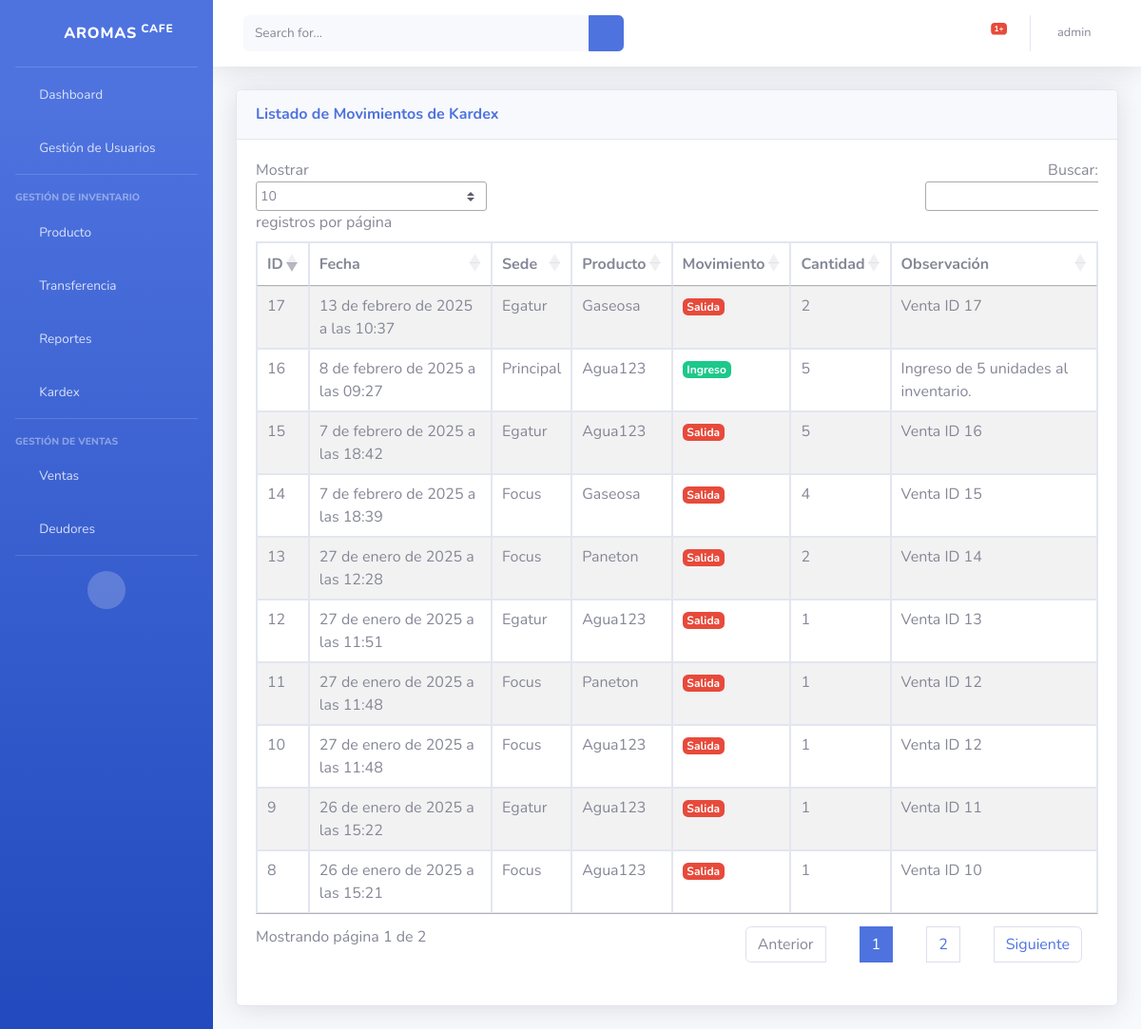
/inventario/ (signed in), run on the app's committed database.
### menu/models.py (models this page shows, shortened)
class Kardex(models.Model):
    MOVIMIENTO_CHOICES = [
        ('IN', 'Ingreso'),
        ('OUT', 'Salida'),
    ]
    producto = models.ForeignKey(Producto, on_delete=models.CASCADE, related_name="kardex")
    sede = models.ForeignKey(Sede, on_delete=models.CASCADE, related_name="kardex", null=True, blank=True)  # ahora es opcional
    fecha = models.DateTimeField(auto_now_add=True)
    movimiento = models.CharField(max_length=3, choices=MOVIMIENTO_CHOICES)
    cantidad = models.IntegerField()
    observacion = models.TextField(blank=True, null=True)

class Sede(models.Model):
    nombre = models.CharField(max_length=100, unique=True)
    direccion = models.TextField()
    descripcion = models.TextField(blank=True, null=True)

class Producto(models.Model):
    nombre = models.CharField(max_length=150)
    descripcion = models.TextField(blank=True, null=True)
    precio_compra = models.DecimalField(max_digits=10, decimal_places=2)
    precio_venta = models.DecimalField(max_digits=10, decimal_places=2)
    cantidad_stock = models.IntegerField(default=0)

### menu/views.py (the view)
# urls.py: path('inventario/', inventario, name='inventario'),
def inventario(request):
    kardex_movimientos = Kardex.objects.all().order_by('-fecha')
    sedes = Sede.objects.all() if request.user.rol.es_admin else None
    return render(request, 'inventario.html', {
        'kardex_movimientos': kardex_movimientos,
        'sedes': sedes
    })

### menu/templates/inventario.html (shortened to what this page needs)
{% extends "index.html" %}
{% block content %}
{% load static %}
<div class="card shadow mb-4">
    <div class="card-header py-3">
        <h6 class="m-0 font-weight-bold text-primary">Listado de Movimientos de Kardex</h6>
    </div>
    <div class="card-body">
        <div class="table-responsive">
            <table id="kardex-table" class="table table-striped table-bordered" style="width:100%">
                <thead>
                    <tr>
                        <th>ID</th>
                        <th>Fecha</th>
                        <th>Sede</th>
                        <th>Producto</th>
                        <th>Movimiento</th>
                        <th>Cantidad</th>
                        <th>Observación</th>
                    </tr>
                </thead>
                <tbody>
                    {% for kardex in kardex_movimientos %}
                        <tr>
                            <td>{{ kardex.id }}</td>
                            <td>{{ kardex.fecha }}</td>
                            <td>{{ kardex.sede.nombre|default:"Principal" }}</td>
                            <td>{{ kardex.producto.nombre }}</td>
                            <td>
                                {% if kardex.movimiento == 'IN' %}
                                    <span class="badge bg-success text-white">Ingreso</span>
                                {% else %}
                                    <span class="badge bg-danger text-white">Salida</span>
                                {% endif %}
                            </td>
                            <td>{{ kardex.cantidad }}</td>
                            <td>{{ kardex.observacion|default:"-" }}</td>
                        </tr>
                    {% endfor %}
                </tbody>
            </table>
        </div>
    </div>
</div>
<link rel="stylesheet" href="https://cdn.datatables.net/1.13.4/css/jquery.dataTables.min.css">
<link rel="stylesheet" href="https://cdn.datatables.net/responsive/2.4.0/css/responsive.dataTables.min.css">
{% endblock %}

### menu/templates/header.html (shortened to what this page needs)
<nav class="navbar navbar-expand navbar-light bg-white topbar mb-4 static-top shadow">
    <form
        class="d-none d-sm-inline-block form-inline mr-auto ml-md-3 my-2 my-md-0 mw-100 navbar-search">
        <div class="input-group">
            <input type="text" class="form-control bg-light border-0 small" placeholder="Search for..."
                aria-label="Search" aria-describedby="basic-addon2">
            <div class="input-group-append">
                <button class="btn btn-primary" type="button">
                    <i class="fas fa-search fa-sm"></i>
                </button>
            </div>
        </div>
    </form>
    <ul class="navbar-nav ml-auto">
        <li class="nav-item dropdown no-arrow mx-1">
            <a class="nav-link dropdown-toggle" href="#" id="alertsDropdown" role="button"
                data-toggle="dropdown" aria-haspopup="true" aria-expanded="false">
                <i class="fas fa-bell fa-fw"></i>
                <span class="badge badge-danger badge-counter">1+</span>
            </a>
        </li>
        <li class="nav-item dropdown no-arrow">
            <a class="nav-link dropdown-toggle" href="#" id="userDropdown" role="button"
                data-toggle="dropdown" aria-haspopup="true" aria-expanded="false">
                <span class="mr-2 d-none d-lg-inline text-gray-600 small">{{ user.username }}</span>
    <i class="fas fa-user-circle fa-lg text-gray-600"></i>
            </a>
        </li>
    </ul>
</nav>

### data on the page
Kardex: id "17", fecha "13 de febrero de 2025 a las 10:37", sede.nombre "Egatur", producto.nombre "Gaseosa", movimiento "Salida", cantidad "2", observacion "Venta ID 17"
Kardex: id "16", fecha "8 de febrero de 2025 a las 09:27", sede.nombre "Principal", producto.nombre "Agua123", movimiento "Ingreso", cantidad "5", observacion "Ingreso de 5 unidades al inventario."
Kardex: id "15", fecha "7 de febrero de 2025 a las 18:42", sede.nombre "Egatur", producto.nombre "Agua123", movimiento "Salida", cantidad "5", observacion "Venta ID 16"
Kardex: id "14", fecha "7 de febrero de 2025 a las 18:39", sede.nombre "Focus", producto.nombre "Gaseosa", movimiento "Salida", cantidad "4", observacion "Venta ID 15"
Kardex: id "13", fecha "27 de enero de 2025 a las 12:28", sede.nombre "Focus", producto.nombre "Paneton", movimiento "Salida", cantidad "2", observacion "Venta ID 14"
Kardex: id "12", fecha "27 de enero de 2025 a las 11:51", sede.nombre "Egatur", producto.nombre "Agua123", movimiento "Salida", cantidad "1", observacion "Venta ID 13"
Kardex: id "11", fecha "27 de enero de 2025 a las 11:48", sede.nombre "Focus", producto.nombre "Paneton", movimiento "Salida", cantidad "1", observacion "Venta ID 12"
Kardex: id "10", fecha "27 de enero de 2025 a las 11:48", sede.nombre "Focus", producto.nombre "Agua123", movimiento "Salida", cantidad "1", observacion "Venta ID 12"
Kardex: id "9", fecha "26 de enero de 2025 a las 15:22", sede.nombre "Egatur", producto.nombre "Agua123", movimiento "Salida", cantidad "1", observacion "Venta ID 11"
Kardex: id "8", fecha "26 de enero de 2025 a las 15:21", sede.nombre "Focus", producto.nombre "Agua123", movimiento "Salida", cantidad "1", observacion "Venta ID 10"

### other printed values
{{ user.username }} "admin"
